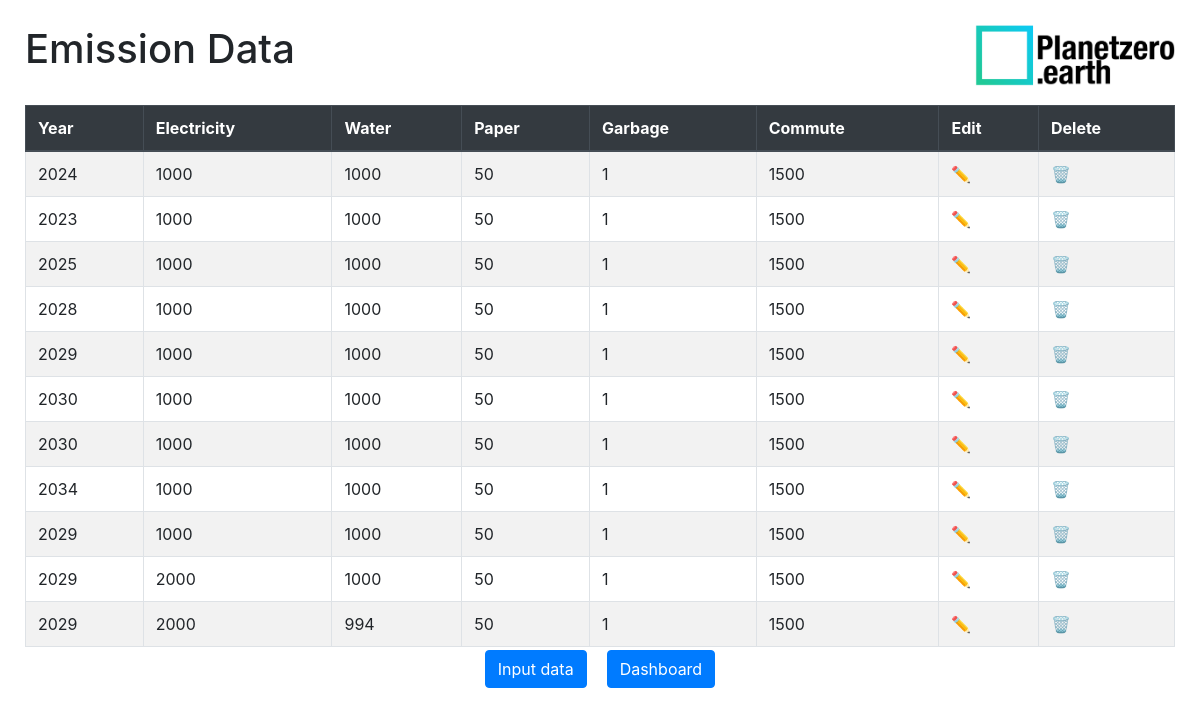
/calculator/view_data/, run on the app's committed database.
### calculator/models.py (models this page shows)
class OfficeOperationForm(models.Model):
	year = models.IntegerField(validators=[MinValueValidator(2000), MaxValueValidator(9999)], default=datetime.now().year)
	electricity = models.IntegerField(default=1000)
	water = models.IntegerField(default=1000)
	paper = models.IntegerField(default=50)
	garbage = models.IntegerField(default=1)
	food = models.DecimalField(max_digits=3, decimal_places=0, default=0, validators=PERCENTAGE_VALIDATOR)
	commute = models.IntegerField(default=1500)
	class Meta:
		app_label = 'calculator'

### calculator/views.py (the view)
# urls.py: path("view_data/", views.view_data, name="view_data"),
def view_data(request):
    office_operation_forms = OfficeOperationFormModel.objects.all()
    context = {"office_operation_forms": office_operation_forms}
    return render(request, "calculator/view_data.html", context)

### calculator/templates/calculator/view_data.html (shortened to what this page needs)
{% extends "calculator/layout.html" %}
{% block body %}
    <h1>Emission Data</h1>
    <br>
    <table class="table table-striped table-bordered">
        <thead class="thead-dark">
            <tr>
                <th >Year</th>
                <th >Electricity</th>
                <th> Water</th>
                <th> Paper</th>
                <th >Garbage</th>
                <th >Commute</th>
                <th >Edit</th>
                <th >Delete</th>
            </tr>
        </thead>
        <tbody>
            {% for form in office_operation_forms %}
                <tr>
                    <td>{{ form.year }}</td>
                    <td>{{ form.electricity }}</td>
                    <td>{{ form.water }}</td>
                    <td>{{ form.paper }}</td>
                    <td>{{ form.garbage }}</td>
                    <td>{{ form.commute }}</td>
                    <td><a href="{% url 'update' form.id %}" >✏️</a></td>
                    <td><a href="{% url 'delete' form.id %}" >🗑️</a></td>
                </tr>
            {% endfor %}
        </tbody>
    </table>
    <div class="center-container">
        <a href="{% url 'calculator' %}" class="btn btn-primary">Input data</a>
        <a href="{% url 'dashboard' %}" class="btn btn-primary">Dashboard</a>
    </div>
{% endblock %}

### calculator/templates/calculator/layout.html (shortened to what this page needs)
{% load static %}
<!DOCTYPE htlm>
<html lang="en" style="height: 100%; width: 100%;">
    <head>
        <img src="{% static 'images/logo.png' %}" width="200" style="float: right">
        <link rel="stylesheet" href="https://stackpath.bootstrapcdn.com/bootstrap/4.3.1/css/bootstrap.min.css">
        <link rel="stylesheet" type="text/css" href="{% static 'assets/custom.css' %}">
    </head>
    <body>
        {% block body %}
        {% endblock %}
    </body>
</html>

### calculator/static/assets/custom.css (style rules this page uses)
.center-container { display: flex ; justify-content: center ; align-items: center ; height: 12px; flex-direction: row ; gap: 20px ; }

### calculator/templates/calculator/layout.html (style rules this page uses)
body { margin: 25px; }

### data on the page
OfficeOperationForm: year "2024", electricity "1000", water "1000", paper "50", garbage "1", commute "1500"
OfficeOperationForm: year "2023", electricity "1000", water "1000", paper "50", garbage "1", commute "1500"
OfficeOperationForm: year "2025", electricity "1000", water "1000", paper "50", garbage "1", commute "1500"
OfficeOperationForm: year "2028", electricity "1000", water "1000", paper "50", garbage "1", commute "1500"
OfficeOperationForm: year "2029", electricity "1000", water "1000", paper "50", garbage "1", commute "1500"
OfficeOperationForm: year "2030", electricity "1000", water "1000", paper "50", garbage "1", commute "1500"
OfficeOperationForm: year "2030", electricity "1000", water "1000", paper "50", garbage "1", commute "1500"
OfficeOperationForm: year "2034", electricity "1000", water "1000", paper "50", garbage "1", commute "1500"
OfficeOperationForm: year "2029", electricity "1000", water "1000", paper "50", garbage "1", commute "1500"
OfficeOperationForm: year "2029", electricity "2000", water "1000", paper "50", garbage "1", commute "1500"
OfficeOperationForm: year "2029", electricity "2000", water "994", paper "50", garbage "1", commute "1500"
